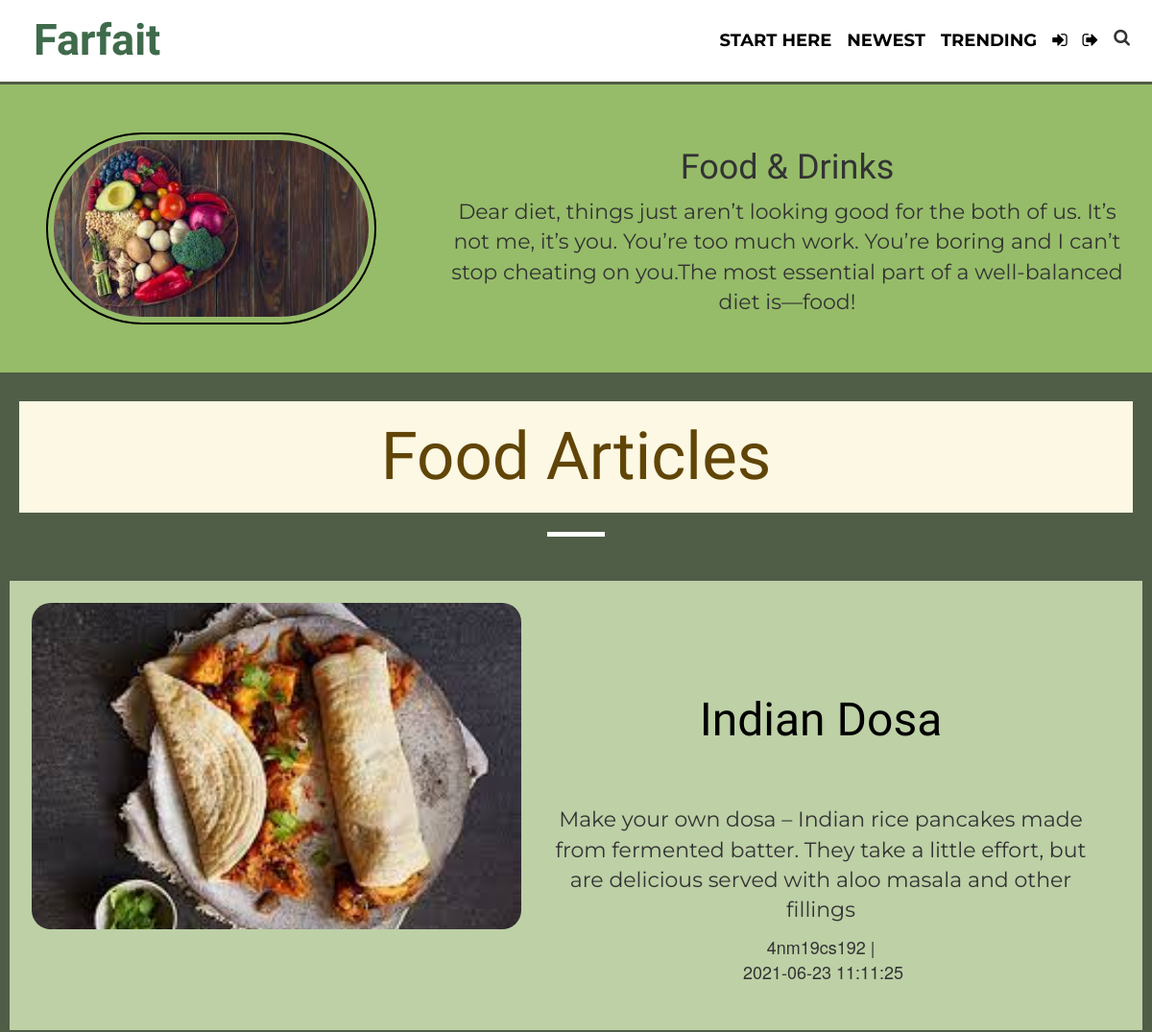
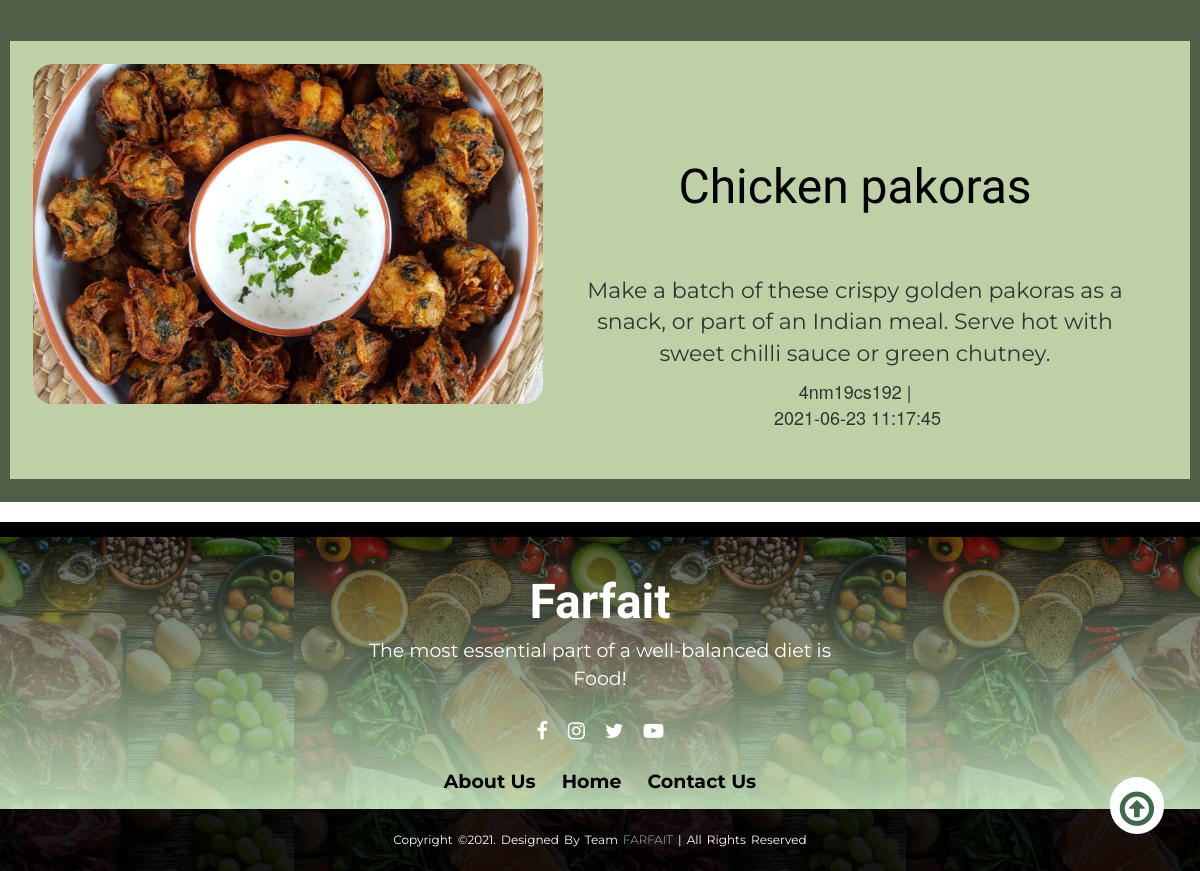
/articlelink.php?origin=indian, run on the app's committed database (2 pictures, top to bottom).
### tables this page shows
CREATE TABLE `blogpost` (
  `id` int(5) NOT NULL,
  `username` varchar(255) NOT NULL,
  `created_at` datetime NOT NULL DEFAULT current_timestamp(),
  `recipe` varchar(50) NOT NULL,
  `pre_time` int(4) NOT NULL,
  `cooking_time` int(4) NOT NULL,
  `servings` int(2) NOT NULL,
  `category` varchar(20) NOT NULL,
  `origin` varchar(20) NOT NULL,
  `image` varchar(255) NOT NULL,
  `description` text NOT NULL,
  `ingredients` text NOT NULL,
  `method` text NOT NULL,
  `likes` int(5) NOT NULL
);

### articlelink.php (the view, shortened to what this page needs)
<?php
require_once "blogconfig.php";
if($_SERVER["REQUEST_METHOD"]=="GET"){
    $origin=$_GET["origin"];
    $sql="SELECT id,username,created_at,recipe,image,description FROM blogpost WHERE origin='$origin';";
}
?>
<!DOCTYPE html>
<html lang="en">
<head>
    <link rel="stylesheet" href="https://maxcdn.bootstrapcdn.com/bootstrap/3.4.1/css/bootstrap.min.css">
    <link href="https://stackpath.bootstrapcdn.com/font-awesome/4.7.0/css/font-awesome.min.css" rel="stylesheet"
>
    <link rel="stylesheet" href="https://cdnjs.cloudflare.com/ajax/libs/font-awesome/4.7.0/css/font-awesome.min.css">
    <link rel="stylesheet" href="css/utils.css">
    <link rel="stylesheet" href="css/articlelink.css">
    <link rel="stylesheet" href="css/mobile.css">
</head>
<body>
    <a href="#navtarget" class="arrow_up"><i class="fa fa-arrow-circle-o-up" aria-hidden="true"></i></a>
    <nav class="nav-header" id="navtarget">
        <nav class="navigation m-auto">
            <div class="nav-top ">
                <div class="nav-logo logofont"><a href="index.php">Farfait</a></div>
                <div class="nav-search">
                    <div class="nav-searchothers">
                        <a href="index.php">START HERE</a>
                        <a href="newest.php">NEWEST</a>
                        <a href="trending.php">TRENDING</a>
                        <a href="login.php" title='login'><i class="fa fa-sign-in" aria-hidden="true"></i></a>
                        <a href="logout.php" title='logout' class="anav"><i class="fa fa-sign-out" aria-hidden="true"></i></a>
                    </div>
                    <span>
                        <i class="fa fa-search searchicon" aria-hidden="true"></i>
                    </span>
                </div>
        </nav>
        <hr id=navcontent>
    </nav>
    <div class="content-bloghead max-width-1 m-auto my-2">
        <div class="content-left">
            <img src="img/food.jpg" alt="pasta">
        </div>
        <div class="content-right">
            <h1>Food & Drinks</h1>
            <p>Dear diet, things just aren’t looking good for the both of us. It’s not me, it’s you. You’re too much
                work. You’re boring and I can’t stop cheating on you.The most essential part of a well-balanced diet
                is—food!</p>
        </div>
    </div>
    <div class="home-articles max-width-1 m-auto font4">
        <h1>Food Articles</h1>
        <hr class="quote-hr">
        <br>
 <?php
 if($result = mysqli_query($link, $sql)){
  if(mysqli_num_rows($result)==0)
  {
      echo "<span class='nothing'>Sorry! ,there's no content here.</span>";
  }
  else{
    while($row = mysqli_fetch_array($result)){
        $username=$row['username'];
        $recipe=$row['recipe'];
        $id=$row['id'];
        $describe=$row['description'];
        $time=$row['created_at'];
        $image=$row['image'];
    echo"<div class='home-article'>
            <div class='home-article-img'>
                <img src='$image' alt='$image'>
            </div>
            <div class='home-article-content font4'>
                <a href='article.php?id=$id'>
                    <h2>$recipe</h2>
                </a>
                <p>$describe</p>
                <span>$username |</span>
                <span> $time</span>
            </div>
        </div>
        <div class='max-width-1 m-auto'>
            <hr>
        </div>";
    }
  }
}
  ?>
    </div>
    <div class="footer">
        <hr>
        <footer>
            <div class="footer-content">
                <h2>Farfait</h2>
                <p>The most essential part of a well-balanced diet is Food!</p>
                <ul class="social">
                    <li><a href="#" target="_blank"><i class="fa fa-facebook" aria-hidden="true"></i></a></li>
                    <li><a href="#" target="_blank"><i class="fa fa-instagram" aria-hidden="true"></i></a></li>
                    <li><a href="#" target="_blank"><i class="fa fa-twitter" aria-hidden="true"></i></a></li>
                    <li><a href="#" target="_blank"><i class="fa fa-youtube-play" aria-hidden="true"></i></a></li>
                </ul>
                <div class="quick-links">
                    <ul>
                        <li class="quick-items"><a href="contactus.html#aboutus" target="_blank">About Us</a></li>
                        <li class="quick-items"><a href="index.php">Home</a></li>
                        <li class="quick-items"><a href="contactus.html" target="_blank">Contact Us</a></li>
                    </ul>
                </div>
                <div class="fbottom">
                    <p>Copyright &copy;2021. Designed by team <span>Farfait</span> | All rights reserved</p>
                </div>
            </div>
        </footer>
    </div>
</body>
</html>

### css/utils.css (style rules this page uses)
:root { --main-bg-color: rgb(63, 106, 75); --logo-font:'Dancing Script', cursive; --font1:'Montserrat', sans-serif; --font2:'Open Sans', sans-serif; --font3:'Baloo Tammudu 2', cursive; --font4:'Mate SC', serif; }
.logofont { font-family: var(--logo-font); }
.m-auto { margin:auto; }
.quote-hr { margin: auto; width:5vw; height:5px; background-color:white; }

### data on the page
blogpost: image (picture), recipe "Indian Dosa", description "Make your own dosa – Indian rice pancakes made from fermented batter. They take a little effort, but are delicious served with aloo masala and other fillings", username "4nm19cs192", created_at "2021-06-23 11:11:25"
blogpost: image (picture), recipe "Chicken pakoras", description "Make a batch of these crispy golden pakoras as a snack, or part of an Indian meal. Serve hot with sweet chilli sauce or green chutney.", username "4nm19cs192", created_at "2021-06-23 11:17:45"
